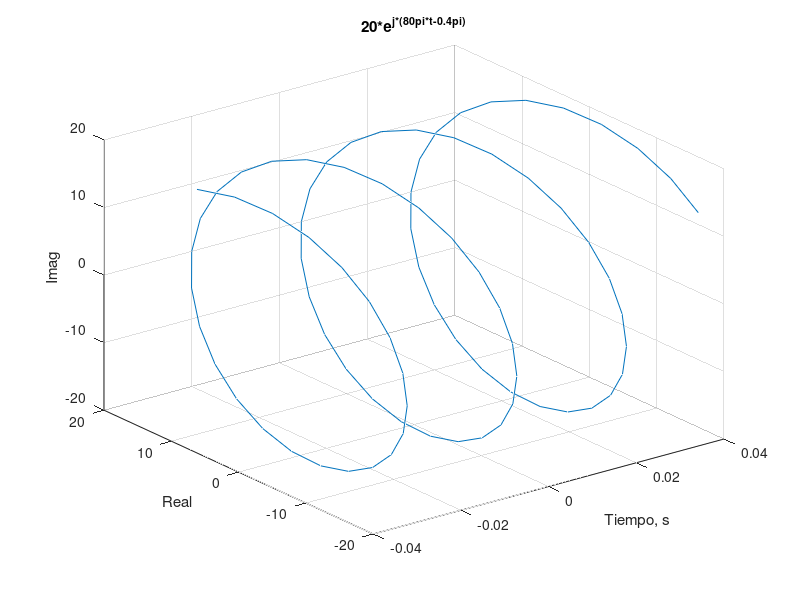
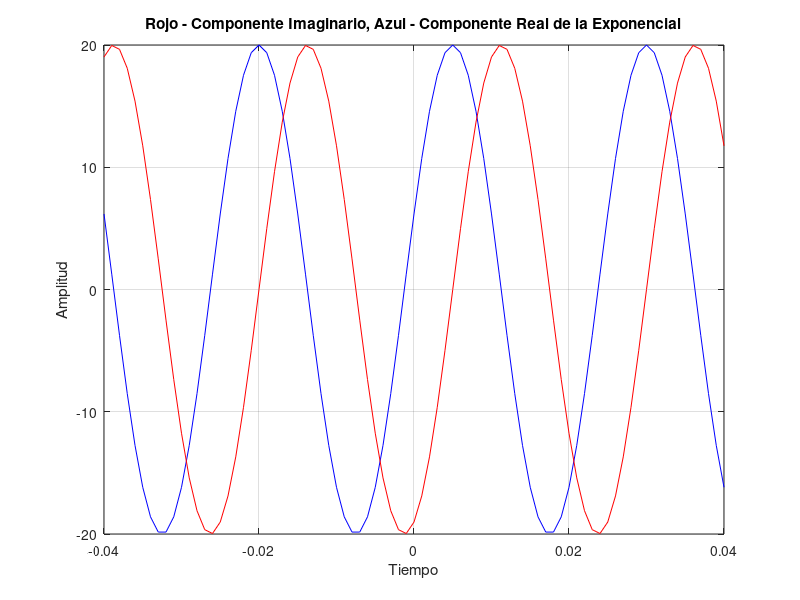
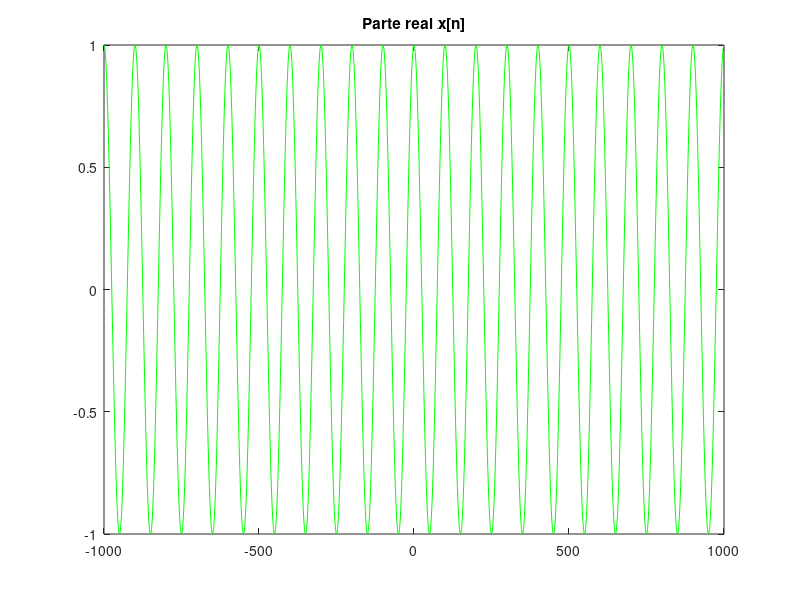
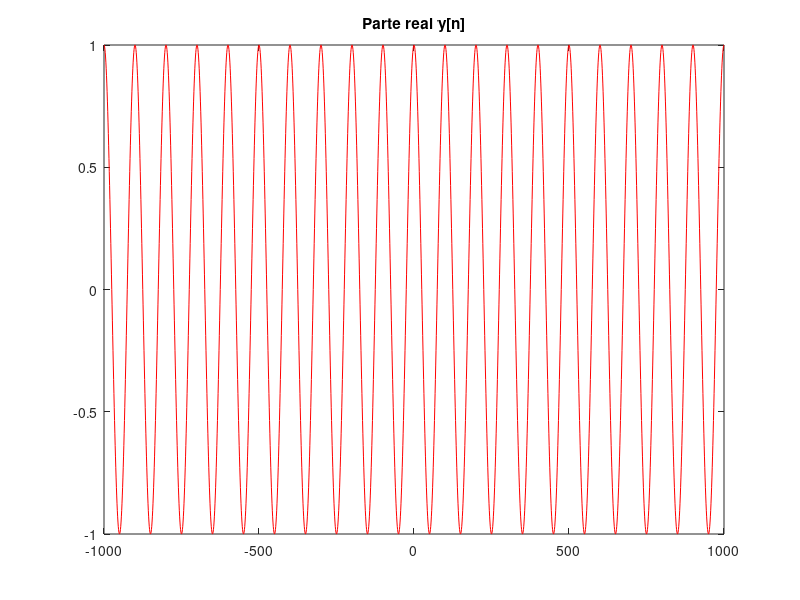

MATLAB code to generate these figures, in order:
clc;
clear;

#Programa No.1
t = -0.04:0.001:0.04;
x = 20*exp(j*(80*pi*t-0.4*pi));
figure();
plot3(t, real(x), imag(x)); grid
title("20*e^{j*(80\pi*t-0.4\pi)}");
xlabel('Tiempo, s'); ylabel('Real'); zlabel('Imag')
figure();
plot(t, real(x), 'b'); hold on
plot(t, imag(x), 'r'); grid
title('Rojo - Componente Imaginario, Azul - Componente Real de la Exponencial')
xlabel('Tiempo'); ylabel('Amplitud')

#Programa No. 2
n = -1000:1000;
x = exp(j*2*pi*0.01*n);
figure()
plot(n, real(x), 'g');
title('Parte real x[n]');
y = exp(j*2*pi*2.01*n);
hold;
figure();
plot(n, real(y), 'r');
title('Parte real y[n]');

#Programa No. 3
n = -50:50;
x = cos(pi*0.1*n);
y = cos(pi*0.9*n);
z = cos(pi*2.1*n);
figure()
subplot(311);
plot(n, x);
title('x[n] = cos(0.1\pi*n)');
grid;
subplot(312);
plot(n, y);
title('y[n] = cos(0.9\pi*n)');
grid;
subplot(313);
plot(n, z);
grid;
title('z[n] = cos(2.1\pi*n)');
xlabel('n');

#Programa No. 4
n = -3:7;
x = 0.55 .^(n+3);
h = [1 1 1 1 1 1 1 1 1 1 1];
y = conv(x, h);
figure()
subplot(311);
stem(x);
title('Señal Original');
subplot(312);
stem(h);
title('Respuesta al Impulso / Segunda Señal');
subplot(313);
stem(y);
title('Convolucion resultante');



